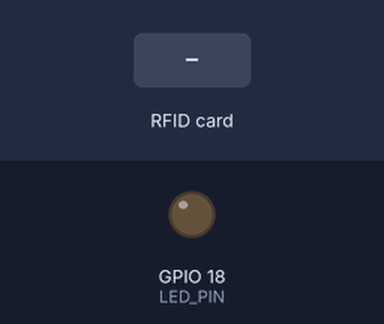
This sketch was run on a simulated ESP32. On the bench: output pins drawn as LEDs (lit = HIGH). The test bench sets the inputs (shaded band). WiFi joins after 1.5 s; servers stay silent unless stated; uploads are accepted with an empty reply; what the sketch prints to the serial monitor is not drawn.

Above: at 2.7 s.
2.8 s: RFID card 5E 7A 19 C4 held to the reader
At 3.14 s:
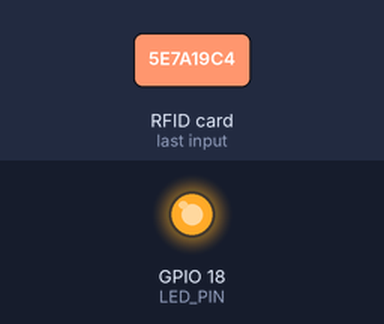
Timing chart, 0 to 5.8 s (numbered marks = the images above; inputs shaded):
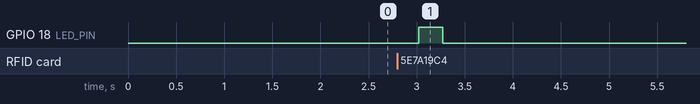

The sketch:

esp32_2_nfc_noise.ino
```cpp
#include <WiFi.h>
#include <HTTPClient.h>
#include <SPI.h>
#include <MFRC522.h>

const char* WIFI_SSID = "your_ssid";
const char* WIFI_PASSWORD = "your_password";
const char* API_BASE_URL = "http://xxx.xxx.xxx.xxx:8000";

constexpr uint8_t RST_PIN = 32;
constexpr uint8_t SS_PIN = 27;
constexpr uint8_t SCK_PIN = 26;
constexpr uint8_t MOSI_PIN = 25;
constexpr uint8_t MISO_PIN = 33;
constexpr int LED_PIN = 18;
constexpr int SEAT_NO = 2;

MFRC522 mfrc522(SS_PIN, RST_PIN);

String lastUid = "";
unsigned long lastCardReadAt = 0;
const unsigned long cardCooldownMs = 1000;

void blinkLed(int times, int intervalMs) {
  for (int i = 0; i < times; i++) {
    digitalWrite(LED_PIN, HIGH);
    delay(intervalMs);
    digitalWrite(LED_PIN, LOW);
    delay(intervalMs);
  }
}

void connectWiFi() {
  WiFi.begin(WIFI_SSID, WIFI_PASSWORD);
  Serial.print("Connecting to Wi-Fi");
  while (WiFi.status() != WL_CONNECTED) {
    delay(500);
    Serial.print(".");
  }
  Serial.println();
  Serial.println("Wi-Fi connected");
  Serial.println(WiFi.localIP());
}

String readUid() {
  String uid = "";
  for (byte i = 0; i < mfrc522.uid.size; i++) {
    if (mfrc522.uid.uidByte[i] < 0x10) {
      uid += "0";
    }
    uid += String(mfrc522.uid.uidByte[i], HEX);
  }
  uid.toUpperCase();
  Serial.println("Card UID: " + uid);
  return uid;
}

int postJson(const String& path, const String& jsonBody, String* responseBody = nullptr) {
  if (WiFi.status() != WL_CONNECTED) {
    Serial.println("Wi-Fi disconnected, reconnecting...");
    connectWiFi();
  }

  HTTPClient http;
  http.begin(String(API_BASE_URL) + path);
  http.addHeader("Content-Type", "application/json");
  int httpCode = http.POST(jsonBody);
  String response = httpCode > 0 ? http.getString() : "";

  Serial.printf("POST %s => %d\n", path.c_str(), httpCode);
  if (httpCode > 0) {
    Serial.println(response);
  } else {
    Serial.printf("HTTP error: %s\n", http.errorToString(httpCode).c_str());
  }
  if (responseBody != nullptr) {
    *responseBody = response;
  }
  http.end();
  return httpCode;
}

void setup() {
  Serial.begin(115200);
  SPI.begin(SCK_PIN, MISO_PIN, MOSI_PIN, SS_PIN);
  mfrc522.PCD_Init();
  mfrc522.PCD_SetAntennaGain(mfrc522.RxGain_max);
  pinMode(LED_PIN, OUTPUT);
  digitalWrite(LED_PIN, LOW);
  connectWiFi();
  Serial.println("ESP32-2 register kiosk ready");
}

void loop() {
  if (mfrc522.PICC_IsNewCardPresent() && mfrc522.PICC_ReadCardSerial()) {
    String uid = readUid();
    unsigned long now = millis();
    if (uid == lastUid && now - lastCardReadAt < cardCooldownMs) {
      mfrc522.PICC_HaltA();
      mfrc522.PCD_StopCrypto1();
      mfrc522.PCD_Init();
      mfrc522.PCD_SetAntennaGain(mfrc522.RxGain_max);
      delay(100);
      return;
    }

    lastUid = uid;
    lastCardReadAt = now;
    Serial.printf("Register UID: %s\n", uid.c_str());

    String scanPayload = "{\"nfc_uid\":\"" + uid + "\",\"seat_no\":" + String(SEAT_NO) + ",\"source\":\"esp32-2-register\"}";
    String responseBody;
    int httpCode = postJson("/scan_uid", scanPayload, &responseBody);
    if (httpCode == 200) {
      if (responseBody.indexOf("\"registered\":true") >= 0) {
        Serial.println("UID already registered");
        blinkLed(3, 100);
      } else {
        Serial.println("UID not registered yet");
        blinkLed(1, 250);
      }
    }

    mfrc522.PICC_HaltA();
    mfrc522.PCD_StopCrypto1();
    mfrc522.PCD_Init();
    mfrc522.PCD_SetAntennaGain(mfrc522.RxGain_max);
    delay(150);
  }

  delay(20);
}
```

Measured:
- after the input at 2.8 s, GPIO 18 (LED_PIN): LOW → HIGH after 0.22 s, → LOW 0.25 s later
